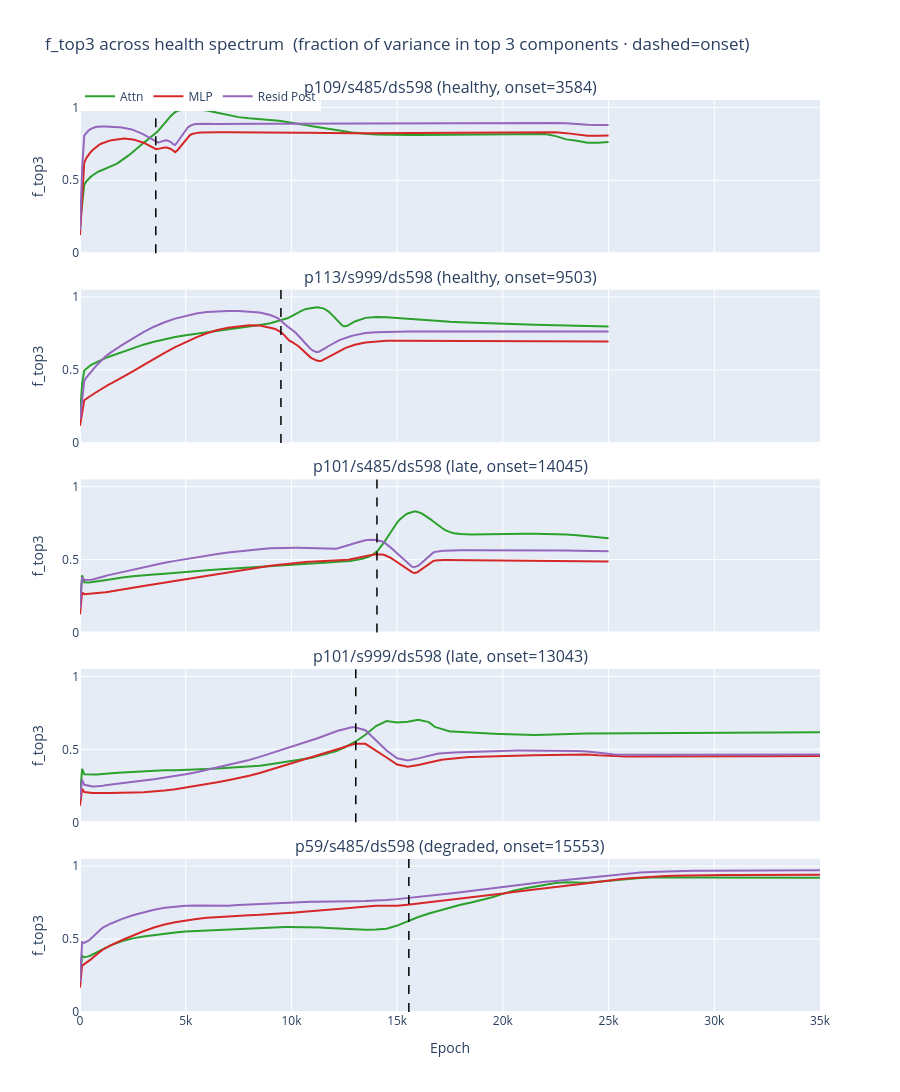

The cell this chart's notebook holds for it:
### Markdown cell above
## Cell 4: f_top3 Cross-Variant

Same layout for f_top3. Shows whether the model concentrates variance in the top 3
components (high, stable) or bleeds into higher dimensions (falling f_top3).

A healthy grokker should show f_top3 rising or staying high through grokking.
A degraded model may show persistent diffusion (low f_top3 throughout).

### Code cell
fig = make_subplots(rows=n, cols=1, shared_xaxes=True, vertical_spacing=0.04,
                    subplot_titles=[
                        f"{v['label']} ({v['health']}, onset={v['onset']})"
                        for v in VARIANTS
                    ])

for row_idx, v in enumerate(VARIANTS, 1):
    epochs = repr_data[v['label']]['epochs'].tolist()
    m      = dim_metrics[v['label']]

    for site in SITES:
        color = SITE_COLORS[site]
        ft    = m[site]['f_top3'].tolist()
        fig.add_trace(go.Scatter(
            x=epochs, y=ft,
            mode='lines', name=SITE_LABELS[site],
            legendgroup=site, showlegend=(row_idx == 1),
            line=dict(color=color, width=2),
            hovertemplate=f"{SITE_LABELS[site]}<br>Epoch %{{x}}<br>f_top3: %{{y:.3f}}<extra></extra>",
        ), row=row_idx, col=1)

    if v['onset'] > 0:
        fig.add_vline(x=v['onset'], row=row_idx, col=1,
                      line=dict(color='black', dash='dash', width=1.5))

    fig.update_yaxes(title_text='f_top3', range=[0, 1.05], row=row_idx, col=1)

fig.update_xaxes(title_text='Epoch', row=n, col=1)
fig.update_layout(
    title='f_top3 across health spectrum  (fraction of variance in top 3 components · dashed=onset)',
    height=230 * n, legend=dict(orientation='h', y=1.02),
)
fig.show()

### Figure 1 — Plotly figure (JSON) as saved in the notebook; plotly's stock layout.template omitted (floating-point values rounded to 4 significant figures; data arrays with more than 128 entries replaced by an {"elided": "..."} marker saying what was removed)
{"data": [{"hovertemplate": "Attn<br>Epoch %{x}<br>f_top3: %{y:.3f}<extra></extra>", "legendgroup": "attn_out", "line": {"color": "#2ca02c", "width": 2}, "mode": "lines", "name": "Attn", "showlegend": true, "type": "scatter", "x": {"elided": "131 int values"}, "xaxis": "x", "y": {"elided": "131 float values"}, "yaxis": "y"}, {"hovertemplate": "MLP<br>Epoch %{x}<br>f_top3: %{y:.3f}<extra></extra>", "legendgroup": "mlp_out", "line": {"color": "#d62728", "width": 2}, "mode": "lines", "name": "MLP", "showlegend": true, "type": "scatter", "x": {"elided": "131 int values"}, "xaxis": "x", "y": {"elided": "131 float values"}, "yaxis": "y"}, {"hovertemplate": "Resid Post<br>Epoch %{x}<br>f_top3: %{y:.3f}<extra></extra>", "legendgroup": "resid_post", "line": {"color": "#9467bd", "width": 2}, "mode": "lines", "name": "Resid Post", "showlegend": true, "type": "scatter", "x": {"elided": "131 int values"}, "xaxis": "x", "y": {"elided": "131 float values"}, "yaxis": "y"}, {"hovertemplate": "Attn<br>Epoch %{x}<br>f_top3: %{y:.3f}<extra></extra>", "legendgroup": "attn_out", "line": {"color": "#2ca02c", "width": 2}, "mode": "lines", "name": "Attn", "showlegend": false, "type": "scatter", "x": [0, 100, 200, 300, 400, 500, 600, 700, 800, 900, 1000, 1100, 1200, 1300, 1400, 1500, 2000, 2500, 3000, 3500, 4000, 4500, 5000, 5500, 6000, 6500, 7000, 7500, 8000, 8500, 9000, 9100, 9200, 9300, 9400, 9500, 9600, 9700, 9800, 9900, 10000, 10100, 10200, 10300, 10400, 10500, 10600, 10700, 10800, 10900, 11000, 11100, 11200, 11300, 11400, 11500, 11600, 11700, 11800, 11900, 12000, 12100, 12200, 12300, 12400, 12500, 12600, 12700, 12800, 12900, 13000, 13500, 14000, 14500, 15000, 15500, 16000, 16500, 17000, 17500, 18000, 18500, 19000, 19500, 20000, 20500, 21000, 21500, 22000, 22500, 23000, 23500, 24000, 24500, 24999], "xaxis": "x2", "y": [0.1843, 0.408, 0.4963, 0.5105, 0.5215, 0.532, 0.5403, 0.548, 0.556, 0.562, 0.5691, 0.5757, 0.5814, 0.587, 0.592, 0.5969, 0.6245, 0.6514, 0.6732, 0.6927, 0.7099, 0.7254, 0.7374, 0.747, 0.7567, 0.7676, 0.7773, 0.788, 0.7988, 0.8083, 0.82, 0.8237, 0.8274, 0.8314, 0.8355, 0.8393, 0.8438, 0.8489, 0.8544, 0.8604, 0.8669, 0.8737, 0.8816, 0.8905, 0.9005, 0.9082, 0.9135, 0.9174, 0.9205, 0.9237, 0.9264, 0.9284, 0.9292, 0.9286, 0.9264, 0.9223, 0.9157, 0.9067, 0.895, 0.8809, 0.8651, 0.8482, 0.8315, 0.8166, 0.8051, 0.7991, 0.8006, 0.8074, 0.816, 0.8246, 0.8325, 0.857, 0.8631, 0.8608, 0.8552, 0.8491, 0.8434, 0.8383, 0.8339, 0.8301, 0.8268, 0.8239, 0.8213, 0.8188, 0.8165, 0.8143, 0.8123, 0.8104, 0.8086, 0.8068, 0.805, 0.8032, 0.8014, 0.7997, 0.798], "yaxis": "y2"}, {"hovertemplate": "MLP<br>Epoch %{x}<br>f_top3: %{y:.3f}<extra></extra>", "legendgroup": "mlp_out", "line": {"color": "#d62728", "width": 2}, "mode": "lines", "name": "MLP", "showlegend": false, "type": "scatter", "x": [0, 100, 200, 300, 400, 500, 600, 700, 800, 900, 1000, 1100, 1200, 1300, 1400, 1500, 2000, 2500, 3000, 3500, 4000, 4500, 5000, 5500, 6000, 6500, 7000, 7500, 8000, 8500, 9000, 9100, 9200, 9300, 9400, 9500, 9600, 9700, 9800, 9900, 10000, 10100, 10200, 10300, 10400, 10500, 10600, 10700, 10800, 10900, 11000, 11100, 11200, 11300, 11400, 11500, 11600, 11700, 11800, 11900, 12000, 12100, 12200, 12300, 12400, 12500, 12600, 12700, 12800, 12900, 13000, 13500, 14000, 14500, 15000, 15500, 16000, 16500, 17000, 17500, 18000, 18500, 19000, 19500, 20000, 20500, 21000, 21500, 22000, 22500, 23000, 23500, 24000, 24500, 24999], "xaxis": "x2", "y": [0.1176, 0.2041, 0.292, 0.3027, 0.3132, 0.3227, 0.3319, 0.3408, 0.3504, 0.3592, 0.3689, 0.3783, 0.3867, 0.3948, 0.4023, 0.4092, 0.4476, 0.4899, 0.5332, 0.5776, 0.6176, 0.6565, 0.6922, 0.7234, 0.7518, 0.7737, 0.7898, 0.8006, 0.8068, 0.8046, 0.7918, 0.7876, 0.7826, 0.7765, 0.769, 0.7592, 0.747, 0.7326, 0.7158, 0.7012, 0.6943, 0.6863, 0.6768, 0.6658, 0.6532, 0.6391, 0.6246, 0.6106, 0.5976, 0.5864, 0.577, 0.5695, 0.5644, 0.5612, 0.5619, 0.5684, 0.5766, 0.5854, 0.5943, 0.6029, 0.6112, 0.6192, 0.6267, 0.6337, 0.6405, 0.6467, 0.6526, 0.6581, 0.6633, 0.6681, 0.6725, 0.6887, 0.6964, 0.6993, 0.7001, 0.6999, 0.6995, 0.6989, 0.6984, 0.6979, 0.6974, 0.697, 0.6967, 0.6964, 0.6962, 0.6959, 0.6958, 0.6956, 0.6955, 0.6954, 0.6953, 0.6952, 0.6951, 0.695, 0.6949], "yaxis": "y2"}, {"hovertemplate": "Resid Post<br>Epoch %{x}<br>f_top3: %{y:.3f}<extra></extra>", "legendgroup": "resid_post", "line": {"color": "#9467bd", "width": 2}, "mode": "lines", "name": "Resid Post", "showlegend": false, "type": "scatter", "x": [0, 100, 200, 300, 400, 500, 600, 700, 800, 900, 1000, 1100, 1200, 1300, 1400, 1500, 2000, 2500, 3000, 3500, 4000, 4500, 5000, 5500, 6000, 6500, 7000, 7500, 8000, 8500, 9000, 9100, 9200, 9300, 9400, 9500, 9600, 9700, 9800, 9900, 10000, 10100, 10200, 10300, 10400, 10500, 10600, 10700, 10800, 10900, 11000, 11100, 11200, 11300, 11400, 11500, 11600, 11700, 11800, 11900, 12000, 12100, 12200, 12300, 12400, 12500, 12600, 12700, 12800, 12900, 13000, 13500, 14000, 14500, 15000, 15500, 16000, 16500, 17000, 17500, 18000, 18500, 19000, 19500, 20000, 20500, 21000, 21500, 22000, 22500, 23000, 23500, 24000, 24500, 24999], "xaxis": "x2", "y": [0.1635, 0.2941, 0.4254, 0.4474, 0.4669, 0.4841, 0.501, 0.5174, 0.534, 0.5497, 0.5651, 0.5796, 0.5919, 0.6037, 0.6144, 0.624, 0.6718, 0.7178, 0.7587, 0.7962, 0.8267, 0.8518, 0.8715, 0.8861, 0.8974, 0.9032, 0.9046, 0.9035, 0.9008, 0.8931, 0.8768, 0.8718, 0.8661, 0.8591, 0.8505, 0.8397, 0.8267, 0.8119, 0.7994, 0.79, 0.7793, 0.7674, 0.7545, 0.7408, 0.7256, 0.7087, 0.6912, 0.6744, 0.6587, 0.6452, 0.6341, 0.6259, 0.6224, 0.625, 0.6316, 0.64, 0.6494, 0.659, 0.6684, 0.6773, 0.6854, 0.693, 0.7, 0.7063, 0.7122, 0.7176, 0.7225, 0.7271, 0.7313, 0.7353, 0.7389, 0.7525, 0.7591, 0.7618, 0.7627, 0.763, 0.7629, 0.7628, 0.7626, 0.7625, 0.7623, 0.7622, 0.7622, 0.7622, 0.7622, 0.7622, 0.7623, 0.7623, 0.7624, 0.7625, 0.7625, 0.7626, 0.7626, 0.7627, 0.7628], "yaxis": "y2"}, {"hovertemplate": "Attn<br>Epoch %{x}<br>f_top3: %{y:.3f}<extra></extra>", "legendgroup": "attn_out", "line": {"color": "#2ca02c", "width": 2}, "mode": "lines", "name": "Attn", "showlegend": false, "type": "scatter", "x": {"elided": "135 int values"}, "xaxis": "x3", "y": {"elided": "135 float values"}, "yaxis": "y3"}, {"hovertemplate": "MLP<br>Epoch %{x}<br>f_top3: %{y:.3f}<extra></extra>", "legendgroup": "mlp_out", "line": {"color": "#d62728", "width": 2}, "mode": "lines", "name": "MLP", "showlegend": false, "type": "scatter", "x": {"elided": "135 int values"}, "xaxis": "x3", "y": {"elided": "135 float values"}, "yaxis": "y3"}, {"hovertemplate": "Resid Post<br>Epoch %{x}<br>f_top3: %{y:.3f}<extra></extra>", "legendgroup": "resid_post", "line": {"color": "#9467bd", "width": 2}, "mode": "lines", "name": "Resid Post", "showlegend": false, "type": "scatter", "x": {"elided": "135 int values"}, "xaxis": "x3", "y": {"elided": "135 float values"}, "yaxis": "y3"}, {"hovertemplate": "Attn<br>Epoch %{x}<br>f_top3: %{y:.3f}<extra></extra>", "legendgroup": "attn_out", "line": {"color": "#2ca02c", "width": 2}, "mode": "lines", "name": "Attn", "showlegend": false, "type": "scatter", "x": {"elided": "184 int values"}, "xaxis": "x4", "y": {"elided": "184 float values"}, "yaxis": "y4"}, {"hovertemplate": "MLP<br>Epoch %{x}<br>f_top3: %{y:.3f}<extra></extra>", "legendgroup": "mlp_out", "line": {"color": "#d62728", "width": 2}, "mode": "lines", "name": "MLP", "showlegend": false, "type": "scatter", "x": {"elided": "184 int values"}, "xaxis": "x4", "y": {"elided": "184 float values"}, "yaxis": "y4"}, {"hovertemplate": "Resid Post<br>Epoch %{x}<br>f_top3: %{y:.3f}<extra></extra>", "legendgroup": "resid_post", "line": {"color": "#9467bd", "width": 2}, "mode": "lines", "name": "Resid Post", "showlegend": false, "type": "scatter", "x": {"elided": "184 int values"}, "xaxis": "x4", "y": {"elided": "184 float values"}, "yaxis": "y4"}, {"hovertemplate": "Attn<br>Epoch %{x}<br>f_top3: %{y:.3f}<extra></extra>", "legendgroup": "attn_out", "line": {"color": "#2ca02c", "width": 2}, "mode": "lines", "name": "Attn", "showlegend": false, "type": "scatter", "x": [0, 100, 200, 300, 400, 500, 600, 700, 800, 900, 1000, 1100, 1200, 1300, 1400, 1500, 2000, 2500, 3000, 3500, 4000, 4500, 5000, 5500, 6000, 6500, 7000, 7500, 8000, 8500, 9000, 9100, 9200, 9300, 9400, 9500, 9600, 9700, 9800, 9900, 10000, 10100, 10200, 10300, 10400, 10500, 10600, 10700, 10800, 10900, 11000, 11100, 11200, 11300, 11400, 11500, 11600, 11700, 11800, 11900, 12000, 12100, 12200, 12300, 12400, 12500, 12600, 12700, 12800, 12900, 13000, 13500, 14000, 14500, 15000, 15500, 16000, 16500, 17000, 17500, 18000, 18500, 19000, 19500, 20000, 20500, 21000, 21500, 22000, 22500, 23000, 23500, 24000, 24500, 24999, 25000, 25500, 26000, 26500, 27000, 27500, 28000, 28500, 29000, 29500, 30000, 30500, 31000, 31500, 32000, 32500, 33000, 33500, 34000, 34500, 34999], "xaxis": "x5", "y": [0.2282, 0.3849, 0.3751, 0.3759, 0.3812, 0.3872, 0.3947, 0.4026, 0.4108, 0.4188, 0.4259, 0.4329, 0.4398, 0.4465, 0.4535, 0.46, 0.4858, 0.5045, 0.5178, 0.5276, 0.5371, 0.5456, 0.5517, 0.5551, 0.5586, 0.5624, 0.5665, 0.5705, 0.5744, 0.5787, 0.5804, 0.5804, 0.5809, 0.5811, 0.5811, 0.5812, 0.5816, 0.5816, 0.5821, 0.5821, 0.5822, 0.5828, 0.5832, 0.5833, 0.5838, 0.584, 0.5837, 0.5831, 0.583, 0.5826, 0.582, 0.5814, 0.5806, 0.5799, 0.5791, 0.578, 0.5773, 0.5768, 0.5766, 0.5765, 0.5758, 0.5752, 0.5749, 0.5742, 0.5739, 0.5737, 0.5733, 0.5724, 0.5711, 0.5698, 0.5686, 0.5636, 0.5649, 0.5706, 0.5924, 0.6228, 0.6514, 0.6754, 0.6957, 0.716, 0.7356, 0.7505, 0.7665, 0.7864, 0.8096, 0.8311, 0.8468, 0.8598, 0.8719, 0.8848, 0.889, 0.8865, 0.8859, 0.8928, 0.9003, 0.9004, 0.9074, 0.9136, 0.9182, 0.921, 0.9221, 0.9221, 0.922, 0.9215, 0.9209, 0.9205, 0.9201, 0.9198, 0.9196, 0.9194, 0.9194, 0.9192, 0.9192, 0.9192, 0.9192, 0.9192], "yaxis": "y5"}, {"hovertemplate": "MLP<br>Epoch %{x}<br>f_top3: %{y:.3f}<extra></extra>", "legendgroup": "mlp_out", "line": {"color": "#d62728", "width": 2}, "mode": "lines", "name": "MLP", "showlegend": false, "type": "scatter", "x": [0, 100, 200, 300, 400, 500, 600, 700, 800, 900, 1000, 1100, 1200, 1300, 1400, 1500, 2000, 2500, 3000, 3500, 4000, 4500, 5000, 5500, 6000, 6500, 7000, 7500, 8000, 8500, 9000, 9100, 9200, 9300, 9400, 9500, 9600, 9700, 9800, 9900, 10000, 10100, 10200, 10300, 10400, 10500, 10600, 10700, 10800, 10900, 11000, 11100, 11200, 11300, 11400, 11500, 11600, 11700, 11800, 11900, 12000, 12100, 12200, 12300, 12400, 12500, 12600, 12700, 12800, 12900, 13000, 13500, 14000, 14500, 15000, 15500, 16000, 16500, 17000, 17500, 18000, 18500, 19000, 19500, 20000, 20500, 21000, 21500, 22000, 22500, 23000, 23500, 24000, 24500, 24999, 25000, 25500, 26000, 26500, 27000, 27500, 28000, 28500, 29000, 29500, 30000, 30500, 31000, 31500, 32000, 32500, 33000, 33500, 34000, 34500, 34999], "xaxis": "x5", "y": [0.1661, 0.3178, 0.3277, 0.3362, 0.3458, 0.3587, 0.3725, 0.3851, 0.3974, 0.409, 0.4197, 0.4295, 0.4384, 0.4462, 0.453, 0.4595, 0.4935, 0.5256, 0.5531, 0.5789, 0.5996, 0.6146, 0.6268, 0.6375, 0.6454, 0.6509, 0.6558, 0.6604, 0.6633, 0.666, 0.6693, 0.6704, 0.6714, 0.6725, 0.6737, 0.6745, 0.6756, 0.6767, 0.6777, 0.6788, 0.68, 0.6811, 0.6821, 0.6831, 0.6841, 0.6851, 0.6862, 0.6874, 0.6885, 0.6897, 0.6909, 0.6921, 0.6933, 0.6946, 0.6956, 0.697, 0.6983, 0.6996, 0.7011, 0.7026, 0.7042, 0.7057, 0.707, 0.7083, 0.7094, 0.7105, 0.7115, 0.7125, 0.7137, 0.7149, 0.7163, 0.7228, 0.7277, 0.7286, 0.7286, 0.7358, 0.7441, 0.7522, 0.7599, 0.7678, 0.7761, 0.7838, 0.7926, 0.8022, 0.8122, 0.8227, 0.8319, 0.8399, 0.8482, 0.8557, 0.8644, 0.8733, 0.8817, 0.8917, 0.901, 0.901, 0.909, 0.9162, 0.922, 0.9271, 0.9308, 0.9334, 0.9354, 0.9364, 0.9373, 0.938, 0.9385, 0.9389, 0.9393, 0.9396, 0.9398, 0.9399, 0.94, 0.9401, 0.9401, 0.9402], "yaxis": "y5"}, {"hovertemplate": "Resid Post<br>Epoch %{x}<br>f_top3: %{y:.3f}<extra></extra>", "legendgroup": "resid_post", "line": {"color": "#9467bd", "width": 2}, "mode": "lines", "name": "Resid Post", "showlegend": false, "type": "scatter", "x": [0, 100, 200, 300, 400, 500, 600, 700, 800, 900, 1000, 1100, 1200, 1300, 1400, 1500, 2000, 2500, 3000, 3500, 4000, 4500, 5000, 5500, 6000, 6500, 7000, 7500, 8000, 8500, 9000, 9100, 9200, 9300, 9400, 9500, 9600, 9700, 9800, 9900, 10000, 10100, 10200, 10300, 10400, 10500, 10600, 10700, 10800, 10900, 11000, 11100, 11200, 11300, 11400, 11500, 11600, 11700, 11800, 11900, 12000, 12100, 12200, 12300, 12400, 12500, 12600, 12700, 12800, 12900, 13000, 13500, 14000, 14500, 15000, 15500, 16000, 16500, 17000, 17500, 18000, 18500, 19000, 19500, 20000, 20500, 21000, 21500, 22000, 22500, 23000, 23500, 24000, 24500, 24999, 25000, 25500, 26000, 26500, 27000, 27500, 28000, 28500, 29000, 29500, 30000, 30500, 31000, 31500, 32000, 32500, 33000, 33500, 34000, 34500, 34999], "xaxis": "x5", "y": [0.2054, 0.4784, 0.473, 0.4791, 0.4884, 0.501, 0.5162, 0.5305, 0.5449, 0.5578, 0.5692, 0.5794, 0.5884, 0.5958, 0.6022, 0.6081, 0.6386, 0.6633, 0.6822, 0.7002, 0.7138, 0.7219, 0.7274, 0.7299, 0.7295, 0.728, 0.7287, 0.7332, 0.7368, 0.7411, 0.7459, 0.7467, 0.7475, 0.7484, 0.7491, 0.7498, 0.7506, 0.7513, 0.7521, 0.7527, 0.7534, 0.7539, 0.7541, 0.7544, 0.7545, 0.7548, 0.7549, 0.7551, 0.7553, 0.7555, 0.7555, 0.7555, 0.7555, 0.7556, 0.7559, 0.7561, 0.7561, 0.7561, 0.7561, 0.7559, 0.7558, 0.756, 0.7559, 0.7561, 0.7562, 0.7565, 0.7568, 0.7574, 0.758, 0.7588, 0.7595, 0.7607, 0.7622, 0.7676, 0.7736, 0.7805, 0.7886, 0.7966, 0.8045, 0.8125, 0.8215, 0.8302, 0.8399, 0.8504, 0.8602, 0.8698, 0.8779, 0.8848, 0.892, 0.8978, 0.9053, 0.9136, 0.9214, 0.9299, 0.9375, 0.9375, 0.9441, 0.9501, 0.9553, 0.9597, 0.9628, 0.965, 0.9666, 0.9676, 0.9685, 0.9691, 0.9697, 0.9701, 0.9703, 0.9705, 0.9706, 0.9707, 0.9708, 0.9708, 0.9708, 0.9708], "yaxis": "y5"}], "layout": {"annotations": [{"font": {"size": 16}, "showarrow": false, "text": "p109/s485/ds598 (healthy, onset=3584)", "x": 0.5, "xanchor": "center", "xref": "paper", "y": 1, "yanchor": "bottom", "yref": "paper"}, {"font": {"size": 16}, "showarrow": false, "text": "p113/s999/ds598 (healthy, onset=9503)", "x": 0.5, "xanchor": "center", "xref": "paper", "y": 0.792, "yanchor": "bottom", "yref": "paper"}, {"font": {"size": 16}, "showarrow": false, "text": "p101/s485/ds598 (late, onset=14045)", "x": 0.5, "xanchor": "center", "xref": "paper", "y": 0.584, "yanchor": "bottom", "yref": "paper"}, {"font": {"size": 16}, "showarrow": false, "text": "p101/s999/ds598 (late, onset=13043)", "x": 0.5, "xanchor": "center", "xref": "paper", "y": 0.376, "yanchor": "bottom", "yref": "paper"}, {"font": {"size": 16}, "showarrow": false, "text": "p59/s485/ds598 (degraded, onset=15553)", "x": 0.5, "xanchor": "center", "xref": "paper", "y": 0.168, "yanchor": "bottom", "yref": "paper"}], "height": 1150, "legend": {"orientation": "h", "y": 1.02}, "shapes": [{"line": {"color": "black", "dash": "dash", "width": 1.5}, "type": "line", "x0": 3584, "x1": 3584, "xref": "x", "y0": 0, "y1": 1, "yref": "y domain"}, {"line": {"color": "black", "dash": "dash", "width": 1.5}, "type": "line", "x0": 9503, "x1": 9503, "xref": "x2", "y0": 0, "y1": 1, "yref": "y2 domain"}, {"line": {"color": "black", "dash": "dash", "width": 1.5}, "type": "line", "x0": 14045, "x1": 14045, "xref": "x3", "y0": 0, "y1": 1, "yref": "y3 domain"}, {"line": {"color": "black", "dash": "dash", "width": 1.5}, "type": "line", "x0": 13043, "x1": 13043, "xref": "x4", "y0": 0, "y1": 1, "yref": "y4 domain"}, {"line": {"color": "black", "dash": "dash", "width": 1.5}, "type": "line", "x0": 15553, "x1": 15553, "xref": "x5", "y0": 0, "y1": 1, "yref": "y5 domain"}], "title": {"text": "f_top3 across health spectrum  (fraction of variance in top 3 components · dashed=onset)"}, "xaxis": {"anchor": "y", "domain": [0, 1], "matches": "x5", "showticklabels": false}, "xaxis2": {"anchor": "y2", "domain": [0, 1], "matches": "x5", "showticklabels": false}, "xaxis3": {"anchor": "y3", "domain": [0, 1], "matches": "x5", "showticklabels": false}, "xaxis4": {"anchor": "y4", "domain": [0, 1], "matches": "x5", "showticklabels": false}, "xaxis5": {"anchor": "y5", "domain": [0, 1], "title": {"text": "Epoch"}}, "yaxis": {"anchor": "x", "domain": [0.832, 1], "range": [0, 1.05], "title": {"text": "f_top3"}}, "yaxis2": {"anchor": "x2", "domain": [0.624, 0.792], "range": [0, 1.05], "title": {"text": "f_top3"}}, "yaxis3": {"anchor": "x3", "domain": [0.416, 0.584], "range": [0, 1.05], "title": {"text": "f_top3"}}, "yaxis4": {"anchor": "x4", "domain": [0.208, 0.376], "range": [0, 1.05], "title": {"text": "f_top3"}}, "yaxis5": {"anchor": "x5", "domain": [0, 0.168], "range": [0, 1.05], "title": {"text": "f_top3"}}}}
